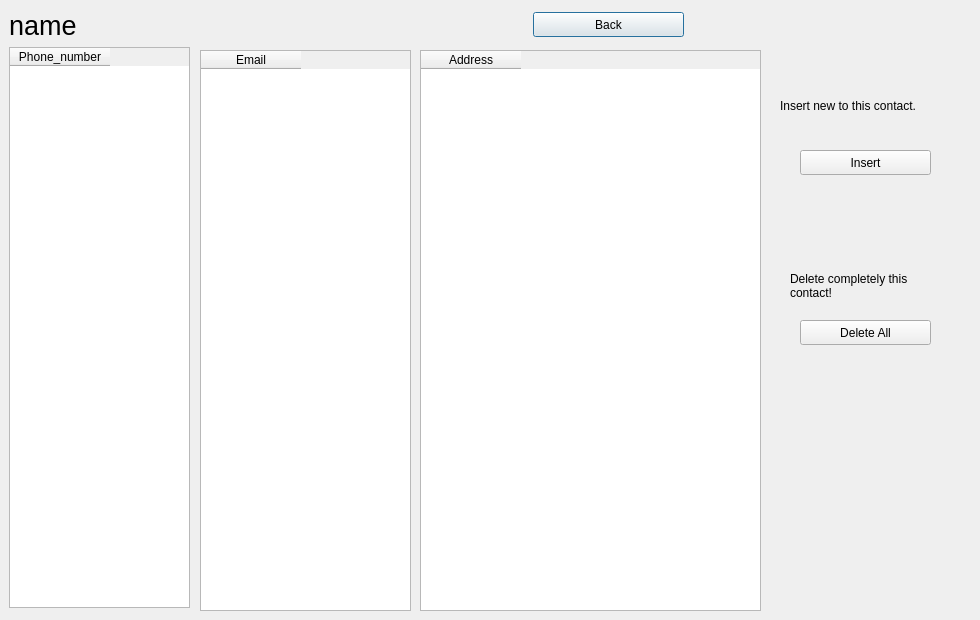
<?xml version="1.0" encoding="UTF-8"?>
<ui version="4.0">
 <class>Dialog_searchshow</class>
 <widget class="QDialog" name="Dialog_searchshow">
  <property name="geometry">
   <rect>
    <x>0</x>
    <y>0</y>
    <width>980</width>
    <height>620</height>
   </rect>
  </property>
  <property name="windowTitle">
   <string>Account Show</string>
  </property>
  <widget class="QTableWidget" name="tableWPHn">
   <property name="geometry">
    <rect>
     <x>9</x>
     <y>47</y>
     <width>181</width>
     <height>561</height>
    </rect>
   </property>
   <column>
    <property name="text">
     <string>Phone_number</string>
    </property>
   </column>
  </widget>
  <widget class="QLabel" name="lblNameFL">
   <property name="geometry">
    <rect>
     <x>9</x>
     <y>9</y>
     <width>501</width>
     <height>32</height>
    </rect>
   </property>
   <property name="font">
    <font>
     <pointsize>20</pointsize>
    </font>
   </property>
   <property name="text">
    <string>name</string>
   </property>
  </widget>
  <widget class="QTableWidget" name="tableWemail">
   <property name="geometry">
    <rect>
     <x>200</x>
     <y>50</y>
     <width>211</width>
     <height>561</height>
    </rect>
   </property>
   <column>
    <property name="text">
     <string>Email</string>
    </property>
   </column>
  </widget>
  <widget class="QTableWidget" name="tableWaddr">
   <property name="geometry">
    <rect>
     <x>420</x>
     <y>50</y>
     <width>341</width>
     <height>561</height>
    </rect>
   </property>
   <column>
    <property name="text">
     <string>Address</string>
    </property>
   </column>
  </widget>
  <widget class="QPushButton" name="gomwinBtn">
   <property name="geometry">
    <rect>
     <x>533</x>
     <y>12</y>
     <width>151</width>
     <height>25</height>
    </rect>
   </property>
   <property name="text">
    <string>Back</string>
   </property>
  </widget>
  <widget class="QPushButton" name="deleteAllBtn">
   <property name="geometry">
    <rect>
     <x>800</x>
     <y>320</y>
     <width>131</width>
     <height>25</height>
    </rect>
   </property>
   <property name="text">
    <string>Delete All</string>
   </property>
  </widget>
  <widget class="QPushButton" name="InsertBtn">
   <property name="geometry">
    <rect>
     <x>800</x>
     <y>150</y>
     <width>131</width>
     <height>25</height>
    </rect>
   </property>
   <property name="text">
    <string>Insert</string>
   </property>
  </widget>
  <widget class="QLabel" name="label">
   <property name="geometry">
    <rect>
     <x>780</x>
     <y>80</y>
     <width>191</width>
     <height>51</height>
    </rect>
   </property>
   <property name="text">
    <string>Insert new to this contact.</string>
   </property>
   <property name="wordWrap">
    <bool>true</bool>
   </property>
  </widget>
  <widget class="QLabel" name="label_2">
   <property name="geometry">
    <rect>
     <x>790</x>
     <y>260</y>
     <width>161</width>
     <height>51</height>
    </rect>
   </property>
   <property name="text">
    <string>Delete completely this contact!</string>
   </property>
   <property name="textFormat">
    <enum>Qt::AutoText</enum>
   </property>
   <property name="wordWrap">
    <bool>true</bool>
   </property>
  </widget>
 </widget>
 <resources/>
 <connections/>
</ui>
